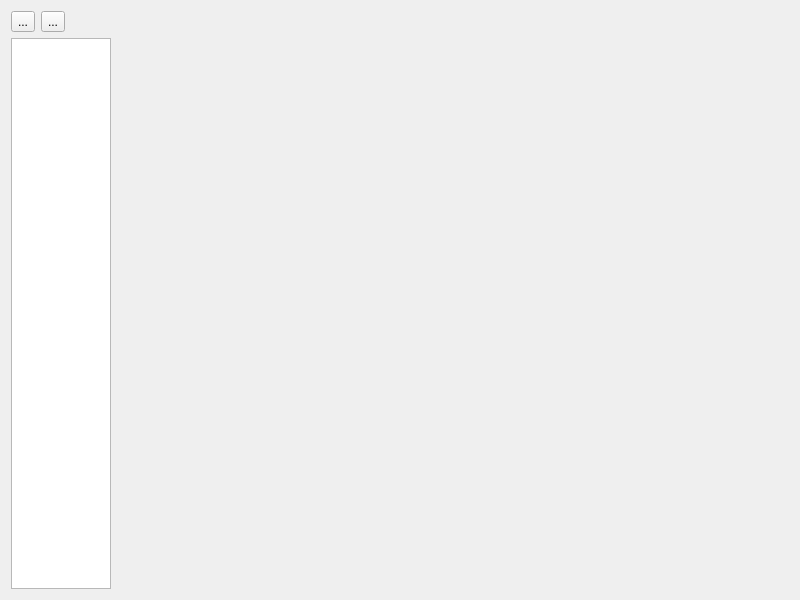
<?xml version="1.0" encoding="UTF-8"?>
<ui version="4.0">
 <class>TreeAndSunburstReport</class>
 <widget class="QWidget" name="TreeAndSunburstReport">
  <property name="windowModality">
   <enum>Qt::WindowModal</enum>
  </property>
  <property name="geometry">
   <rect>
    <x>0</x>
    <y>0</y>
    <width>800</width>
    <height>600</height>
   </rect>
  </property>
  <property name="windowTitle">
   <string>Sunburst Report</string>
  </property>
  <property name="locale">
   <locale language="English" country="UnitedKingdom"/>
  </property>
  <layout class="QHBoxLayout" name="horizontalLayout" stretch="0,1">
   <item>
    <layout class="QVBoxLayout" name="treeViewVerticalLayout">
     <item>
      <layout class="QHBoxLayout" name="treeViewControlsHorizontalLayout">
       <item>
        <widget class="QToolButton" name="expandAllToolButton">
         <property name="text">
          <string>...</string>
         </property>
        </widget>
       </item>
       <item>
        <widget class="QToolButton" name="collapseAllToolButton">
         <property name="text">
          <string>...</string>
         </property>
        </widget>
       </item>
       <item>
        <spacer name="horizontalSpacer">
         <property name="orientation">
          <enum>Qt::Horizontal</enum>
         </property>
         <property name="sizeHint" stdset="0">
          <size>
           <width>40</width>
           <height>20</height>
          </size>
         </property>
        </spacer>
       </item>
      </layout>
     </item>
     <item>
      <widget class="QTreeView" name="treeView">
       <property name="sizePolicy">
        <sizepolicy hsizetype="MinimumExpanding" vsizetype="Expanding">
         <horstretch>0</horstretch>
         <verstretch>0</verstretch>
        </sizepolicy>
       </property>
       <property name="sizeAdjustPolicy">
        <enum>QAbstractScrollArea::AdjustToContents</enum>
       </property>
       <property name="uniformRowHeights">
        <bool>true</bool>
       </property>
       <property name="sortingEnabled">
        <bool>true</bool>
       </property>
       <attribute name="headerStretchLastSection">
        <bool>false</bool>
       </attribute>
      </widget>
     </item>
    </layout>
   </item>
   <item>
    <layout class="QVBoxLayout" name="verticalLayout">
     <item>
      <widget class="QLabel" name="label">
       <property name="text">
        <string/>
       </property>
       <property name="wordWrap">
        <bool>true</bool>
       </property>
      </widget>
     </item>
    </layout>
   </item>
  </layout>
  <action name="actionExpand_All">
   <property name="text">
    <string>Expand All</string>
   </property>
  </action>
  <action name="actionCollapse_All">
   <property name="text">
    <string>Collapse All</string>
   </property>
   <property name="toolTip">
    <string>Collapse All</string>
   </property>
  </action>
 </widget>
 <resources/>
 <connections/>
</ui>
